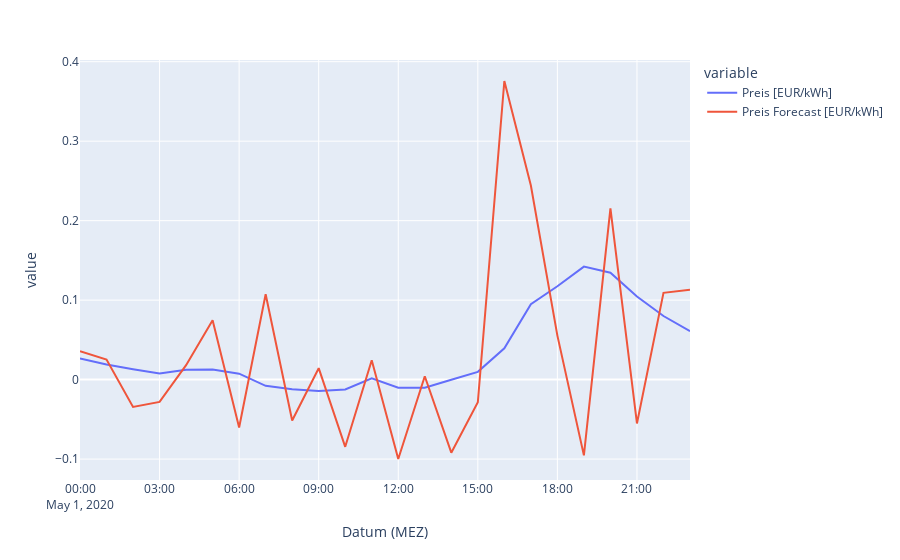

Notebook code cell kept with this figure:
### Markdown cell above
Wir schauen uns eine Vorhersage und den zugehörigen tatsächlichen Preis für ein gegebenes $\tau$ an. Anfangs stimmt die Vorhersage recht gut mit den aktuellen Werten überein. Je weiter in die Zukunft die Vorhersage reicht, desto größer sind die Abweichungen.

### Code cell
one_forecast = df_forecast[df_forecast["tau"]=="2020-05-01 00:00:00+01:00"]
px.line(data_frame=one_forecast, x="Datum (MEZ)", y=["Preis [EUR/kWh]", "Preis Forecast [EUR/kWh]"])

### Figure 1 — Plotly figure (JSON) as saved in the notebook; plotly's stock layout.template omitted (floating-point values rounded to 4 significant figures)
{"data": [{"hovertemplate": "variable=Preis [EUR/kWh]<br>Datum (MEZ)=%{x}<br>value=%{y}<extra></extra>", "legendgroup": "Preis [EUR/kWh]", "line": {"color": "#636efa", "dash": "solid"}, "marker": {"symbol": "circle"}, "mode": "lines", "name": "Preis [EUR/kWh]", "orientation": "v", "showlegend": true, "type": "scatter", "x": ["2020-05-01 00:00:00+01:00", "2020-05-01 01:00:00+01:00", "2020-05-01 02:00:00+01:00", "2020-05-01 03:00:00+01:00", "2020-05-01 04:00:00+01:00", "2020-05-01 05:00:00+01:00", "2020-05-01 06:00:00+01:00", "2020-05-01 07:00:00+01:00", "2020-05-01 08:00:00+01:00", "2020-05-01 09:00:00+01:00", "2020-05-01 10:00:00+01:00", "2020-05-01 11:00:00+01:00", "2020-05-01 12:00:00+01:00", "2020-05-01 13:00:00+01:00", "2020-05-01 14:00:00+01:00", "2020-05-01 15:00:00+01:00", "2020-05-01 16:00:00+01:00", "2020-05-01 17:00:00+01:00", "2020-05-01 18:00:00+01:00", "2020-05-01 19:00:00+01:00", "2020-05-01 20:00:00+01:00", "2020-05-01 21:00:00+01:00", "2020-05-01 22:00:00+01:00", "2020-05-01 23:00:00+01:00"], "xaxis": "x", "y": [0.02675, 0.0191, 0.01315, 0.0078, 0.0123, 0.0127, 0.0075, -0.00785, -0.01215, -0.01445, -0.01235, 0.00175, -0.0102, -0.0103, -0.0002, 0.00975, 0.0394, 0.09495, 0.1175, 0.1421, 0.1344, 0.1046, 0.08, 0.061], "yaxis": "y"}, {"hovertemplate": "variable=Preis Forecast [EUR/kWh]<br>Datum (MEZ)=%{x}<br>value=%{y}<extra></extra>", "legendgroup": "Preis Forecast [EUR/kWh]", "line": {"color": "#EF553B", "dash": "solid"}, "marker": {"symbol": "circle"}, "mode": "lines", "name": "Preis Forecast [EUR/kWh]", "orientation": "v", "showlegend": true, "type": "scatter", "x": ["2020-05-01 00:00:00+01:00", "2020-05-01 01:00:00+01:00", "2020-05-01 02:00:00+01:00", "2020-05-01 03:00:00+01:00", "2020-05-01 04:00:00+01:00", "2020-05-01 05:00:00+01:00", "2020-05-01 06:00:00+01:00", "2020-05-01 07:00:00+01:00", "2020-05-01 08:00:00+01:00", "2020-05-01 09:00:00+01:00", "2020-05-01 10:00:00+01:00", "2020-05-01 11:00:00+01:00", "2020-05-01 12:00:00+01:00", "2020-05-01 13:00:00+01:00", "2020-05-01 14:00:00+01:00", "2020-05-01 15:00:00+01:00", "2020-05-01 16:00:00+01:00", "2020-05-01 17:00:00+01:00", "2020-05-01 18:00:00+01:00", "2020-05-01 19:00:00+01:00", "2020-05-01 20:00:00+01:00", "2020-05-01 21:00:00+01:00", "2020-05-01 22:00:00+01:00", "2020-05-01 23:00:00+01:00"], "xaxis": "x", "y": [0.0356, 0.02516, -0.03444, -0.02808, 0.01815, 0.0748, -0.06017, 0.1074, -0.05143, 0.01438, -0.08457, 0.02431, -0.0999, 0.004224, -0.09193, -0.02848, 0.3757, 0.2442, 0.05534, -0.09531, 0.2155, -0.05521, 0.1092, 0.113], "yaxis": "y"}], "layout": {"legend": {"title": {"text": "variable"}, "tracegroupgap": 0}, "margin": {"t": 60}, "xaxis": {"anchor": "y", "domain": [0, 1], "title": {"text": "Datum (MEZ)"}}, "yaxis": {"anchor": "x", "domain": [0, 1], "title": {"text": "value"}}}}
